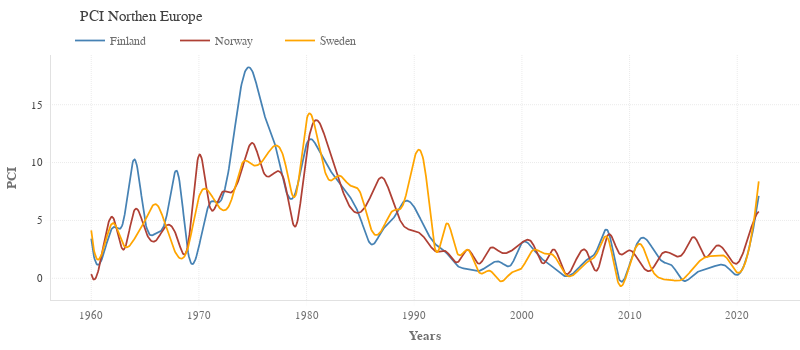

Here is the notebook cell this chart was saved with:
### Code cell
fig = pl_figure(figsize=(800, 350))

# pl_plot(
#     go.Scatter(x=data.index, y=data['Finland'], mode='lines+markers', line_color=palette[0], name='Finland'), fig)

pl_plot(
    go.Scatter(
        x=smoothed(data['Finland'][:-1]).index,
        y=smoothed(data['Finland'][:-1]).values.ravel(),
        mode='lines', line_color=palette[2], hoverinfo='skip',
        name='Finland'), fig)
pl_plot(
    go.Scatter(
        x=data['Finland'][:-1].index,
        y=data['Finland'][:-1],
        marker=dict(opacity=0, size=6),
        # hoverlabel=dict(bordercolor=palette[2], font=dict(color='white')),
        mode='markers', line_color=palette[2], showlegend=False, name='Finland'), fig)

pl_plot(
    go.Scatter(
        x=smoothed(data['Norway'][:-1]).index,
        y=smoothed(data['Norway'][:-1]).values.ravel(),
        mode='lines', line_color=palette[1], hoverinfo='skip', name='Norway'), fig)
pl_plot(
    go.Scatter(
        x=data['Norway'][:-1].index,
        y=data['Norway'][:-1],
        marker=dict(opacity=0, size=6),
        # hoverlabel=dict(bordercolor=palette[1], font=dict(color='white')),
        mode='markers', line_color=palette[1], showlegend=False, name='Norway'), fig)

pl_plot(
    go.Scatter(
        x=smoothed(data['Sweden'][:-1]).index,
        y=smoothed(data['Sweden'][:-1]).values.ravel(),
        mode='lines', line_color=palette[4], hoverinfo='skip', name='Sweden'), fig)
pl_plot(
    go.Scatter(
        x=data['Sweden'][:-1].index,
        y=data['Sweden'][:-1],
        marker=dict(opacity=0, size=6),
        # hoverlabel=dict(bordercolor=palette[4], font=dict(color='white')),
        mode='markers', line_color=palette[4], showlegend=False, name='Sweden'), fig)

pl_labels(x='Years', y='PCI')
pl_title('PCI Northen Europe')

# fig.update_xaxes(showspikes=True, spikedash='3px', spikecolor=palette[-3], spikesnap="cursor", spikemode="across", spikethickness=1)
# fig.update_yaxes(showspikes=True, spikecolor=palette[-3], spikesnap="cursor", spikemode="across", spikethickness=1)

fig.show(config=config)
pl_savefig(fig, 'pci_scandinavia', dir=path_save_img, config=config)

### Figure 1 — Plotly figure (JSON) as saved in the notebook; plotly's stock layout.template omitted (floating-point values rounded to 4 significant figures; data arrays with more than 128 entries replaced by an {"elided": "..."} marker saying what was removed)
{"data": [{"hoverinfo": "skip", "line": {"color": "#4682B4"}, "mode": "lines", "name": "Finland", "type": "scatter", "x": {"elided": "1000 float values"}, "y": {"elided": "1000 float values"}}, {"line": {"color": "#4682B4"}, "marker": {"opacity": 0, "size": 6}, "mode": "markers", "name": "Finland", "showlegend": false, "type": "scatter", "x": [1960, 1961, 1962, 1963, 1964, 1965, 1966, 1967, 1968, 1969, 1970, 1971, 1972, 1973, 1974, 1975, 1976, 1977, 1978, 1979, 1980, 1981, 1982, 1983, 1984, 1985, 1986, 1987, 1988, 1989, 1990, 1991, 1992, 1993, 1994, 1995, 1996, 1997, 1998, 1999, 2000, 2001, 2002, 2003, 2004, 2005, 2006, 2007, 2008, 2009, 2010, 2011, 2012, 2013, 2014, 2015, 2016, 2017, 2018, 2019, 2020, 2021, 2022], "y": [3.418, 1.691, 4.384, 4.996, 10.28, 4.941, 3.874, 5.378, 9.192, 2.206, 2.74, 6.476, 6.662, 10.75, 16.94, 17.81, 14.34, 11.79, 7.799, 7.467, 11.59, 11.31, 9.585, 8.366, 7.068, 5.196, 2.934, 4.113, 5.086, 6.593, 6.15, 4.31, 2.919, 2.191, 1.089, 0.7912, 0.6292, 1.193, 1.399, 1.162, 3.042, 2.578, 1.571, 0.8774, 0.1871, 0.6239, 1.567, 2.511, 4.066, -9.174e-07, 1.184, 3.417, 2.808, 1.478, 1.041, -0.2079, 0.3567, 0.754, 1.084, 1.024, 0.2906, 2.195, 7.124]}, {"hoverinfo": "skip", "line": {"color": "#AF4035"}, "mode": "lines", "name": "Norway", "type": "scatter", "x": {"elided": "1000 float values"}, "y": {"elided": "1000 float values"}}, {"line": {"color": "#AF4035"}, "marker": {"opacity": 0, "size": 6}, "mode": "markers", "name": "Norway", "showlegend": false, "type": "scatter", "x": [1960, 1961, 1962, 1963, 1964, 1965, 1966, 1967, 1968, 1969, 1970, 1971, 1972, 1973, 1974, 1975, 1976, 1977, 1978, 1979, 1980, 1981, 1982, 1983, 1984, 1985, 1986, 1987, 1988, 1989, 1990, 1991, 1992, 1993, 1994, 1995, 1996, 1997, 1998, 1999, 2000, 2001, 2002, 2003, 2004, 2005, 2006, 2007, 2008, 2009, 2010, 2011, 2012, 2013, 2014, 2015, 2016, 2017, 2018, 2019, 2020, 2021, 2022], "y": [0.3605, 2.155, 5.274, 2.472, 5.867, 4.187, 3.251, 4.579, 3.448, 2.963, 10.64, 6.224, 7.258, 7.419, 9.412, 11.69, 9.161, 9.104, 8.162, 4.51, 10.88, 13.64, 11.34, 8.465, 6.218, 5.715, 7.176, 8.717, 6.676, 4.546, 4.131, 3.438, 2.328, 2.288, 1.376, 2.46, 1.263, 2.567, 2.252, 2.366, 3.086, 3.004, 1.287, 2.488, 0.4545, 1.532, 2.329, 0.7126, 3.754, 2.197, 2.419, 1.285, 0.6969, 2.12, 2.042, 2.171, 3.55, 1.875, 2.765, 2.168, 1.287, 3.484, 5.764]}, {"hoverinfo": "skip", "line": {"color": "#FFA500"}, "mode": "lines", "name": "Sweden", "type": "scatter", "x": {"elided": "1000 float values"}, "y": {"elided": "1000 float values"}}, {"line": {"color": "#FFA500"}, "marker": {"opacity": 0, "size": 6}, "mode": "markers", "name": "Sweden", "showlegend": false, "type": "scatter", "x": [1960, 1961, 1962, 1963, 1964, 1965, 1966, 1967, 1968, 1969, 1970, 1971, 1972, 1973, 1974, 1975, 1976, 1977, 1978, 1979, 1980, 1981, 1982, 1983, 1984, 1985, 1986, 1987, 1988, 1989, 1990, 1991, 1992, 1993, 1994, 1995, 1996, 1997, 1998, 1999, 2000, 2001, 2002, 2003, 2004, 2005, 2006, 2007, 2008, 2009, 2010, 2011, 2012, 2013, 2014, 2015, 2016, 2017, 2018, 2019, 2020, 2021, 2022], "y": [4.142, 2.158, 4.766, 2.872, 3.388, 5.013, 6.405, 4.289, 1.943, 2.692, 7.016, 7.396, 6.007, 6.718, 9.912, 9.78, 10.25, 11.44, 9.995, 7.21, 13.71, 12.1, 8.589, 8.873, 8.044, 7.373, 4.236, 4.189, 5.825, 6.443, 10.37, 9.445, 2.374, 4.728, 2.158, 2.455, 0.5331, 0.6584, -0.2671, 0.4622, 0.8991, 2.406, 2.158, 1.926, 0.3737, 0.4532, 1.36, 2.212, 3.437, -0.4945, 1.158, 2.961, 0.8884, -0.04429, -0.1796, -0.04678, 0.9843, 1.794, 1.954, 1.784, 0.4974, 2.163, 8.369]}], "layout": {"autosize": false, "height": 350, "margin": {"t": 55}, "title": {"text": "PCI Northen Europe"}, "width": 800, "xaxis": {"autorange": true, "range": [1956.0, 2026.0], "side": "right", "title": {"font": {"weight": "bold"}, "standoff": 10, "text": "Years"}, "type": "linear"}, "yaxis": {"autorange": true, "range": [-1.877, 19.29], "title": {"font": {"weight": "bold"}, "standoff": 10, "text": "PCI"}, "type": "linear"}}}
